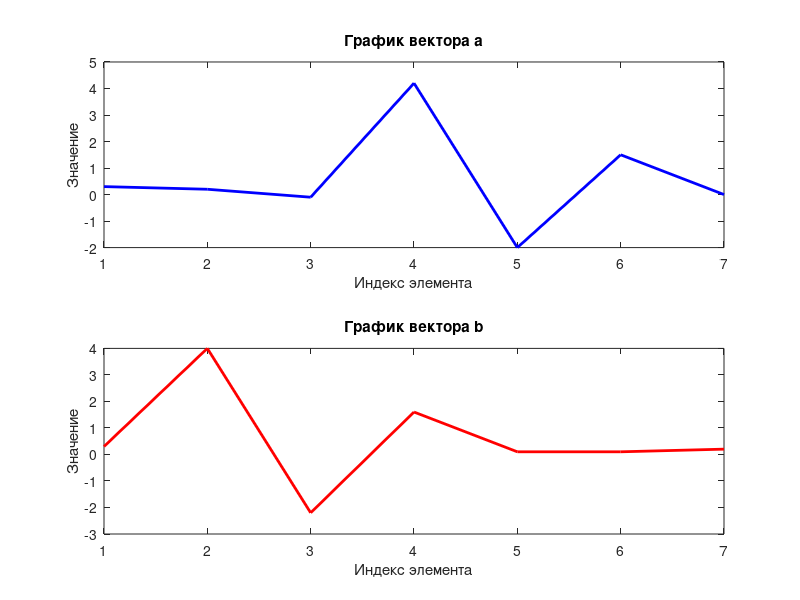

Write MATLAB code to recreate this figure. (Note: this script raises an error after producing the figure.)
% Задание векторов
a = [0.3 0.2 -0.1 4.2 -2 1.5 0];
b = [0.3 4 -2.2 1.6 0.1 0.1 0.2];

% Создание временной оси (предполагаем, что данные дискретные с шагом 1)
t = 1:length(a);

% Построение графиков
subplot(2,1,1); % Создаем область для двух графиков (2 строки, 1 столбец), выбираем первый график
plot(t, a, 'b-', 'LineWidth', 2); % Строим график вектора a синим цветом
title('График вектора a');
xlabel('Индекс элемента');
ylabel('Значение');

subplot(2,1,2); % Переходим ко второму графику
plot(t, b, 'r-', 'LineWidth', 2); % Строим график вектора b красным цветом
title('График вектора b');
xlabel('Индекс элемента');
ylabel('Значение');

% Настройка расположения графиков
sgtitle('Графики векторов a и b') % Добавляем общий заголовок

% Вычисление корреляции
correlation = sum(a .* b); 
normalized_correlation = correlation / (sqrt(sum(a.^2)) * sqrt(sum(b.^2)));

% Вывод результатов
disp(['Корреляция: ', num2str(correlation)]);
disp(['Нормализованная корреляция: ', num2str(normalized_correlation)]);